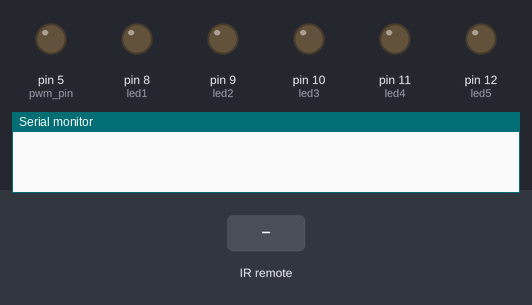
Recording of a sketch running on a simulated Arduino Uno, built with avr-gcc and run on an emulated ATmega328P. Shown: output pins drawn as LEDs (lit = HIGH), the last lines printed to the serial monitor. The inputs (shaded band) are chosen by the test bench. EEPROM starts erased.

Above: at 1.2 s.
1.3 s: infrared code 0xFFA25D received
2.8 s: infrared code 0xFFA25D received
At 4.1 s:
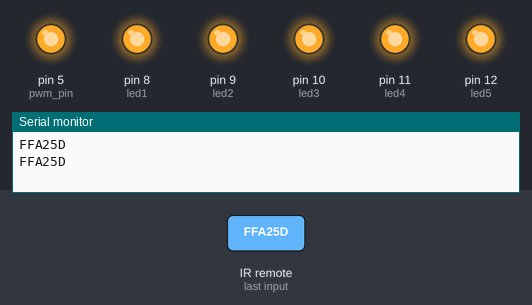
4.4 s: infrared code 0xFF30CF received
At 5.3 s:
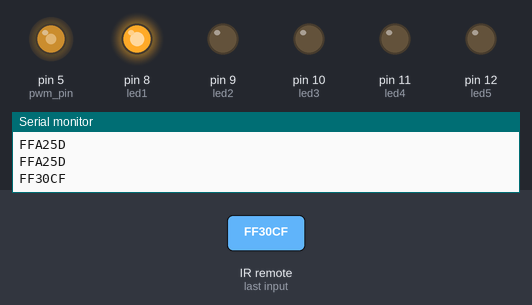
6.0 s: infrared code 0xFF18E7 received
At 6.6 s:
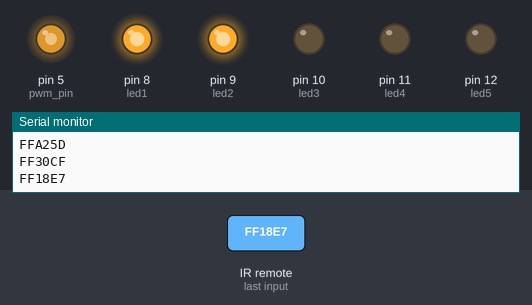
7.6 s: infrared code 0xFF7A85 received
At 8.9 s:
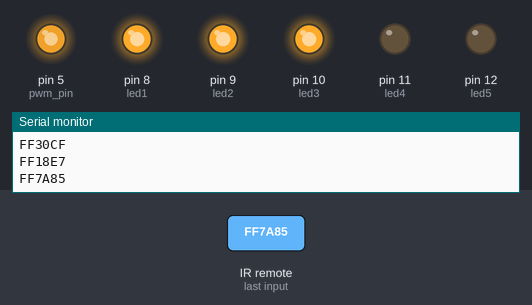
9.2 s: infrared code 0xFF10EF received
At 10.3 s:
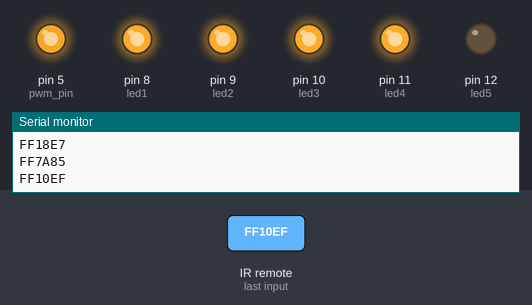
Timing chart, 0 to 11.8 s (numbered marks = the images above; inputs shaded):
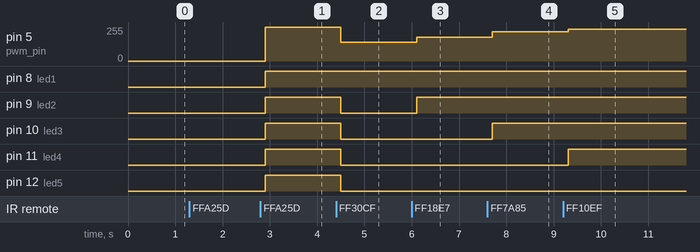

Measured:
- after the input at 2.8 s, pin 5 (pwm_pin): 0/255 → 255/255 after 0.11 s; pin 8 (led1), pin 9 (led2), pin 10 (led3), pin 11 (led4), pin 12 (led5): LOW → HIGH after 0.11 s
- after the input at 4.4 s, pin 5 (pwm_pin): 255/255 → 140/255 after 0.10 s; pin 9 (led2), pin 10 (led3), pin 11 (led4), pin 12 (led5): HIGH → LOW after 0.10 s
- after the input at 6.0 s, pin 5 (pwm_pin): 140/255 → 180/255 after 0.11 s; pin 9 (led2): LOW → HIGH after 0.11 s
- after the input at 7.6 s, pin 5 (pwm_pin): 180/255 → 220/255 after 0.10 s; pin 10 (led3): LOW → HIGH after 0.10 s
- after the input at 9.2 s, pin 5 (pwm_pin): 220/255 → 240/255 after 0.11 s; pin 11 (led4): LOW → HIGH after 0.11 s

The sketch:

DC_Fan_Speed_Controller.ino
```cpp
#include <IRremote.h>
#include <EEPROM.h>
const int RECV_PIN=A0;
IRrecv irrecv(RECV_PIN);
decode_results results;

#define pwm_pin 5 // PWM Pin Out

#define led1 8  // LED1 Pin Out
#define led2 9  // LED2 Pin Out
#define led3 10 // LED3 Pin Out
#define led4 11 // LED4 Pin Out
#define led5 12 // LED5 Pin Out

int duty_cycle;
int mode;

void setup(){
  Serial.begin(9600);

  pinMode(pwm_pin, OUTPUT);

  pinMode(led1, OUTPUT);
  pinMode(led2, OUTPUT);
  pinMode(led3, OUTPUT);
  pinMode(led4, OUTPUT);
  pinMode(led5, OUTPUT);

  irrecv.enableIRIn(); // Start the receiver
  irrecv.blink13(true);

mode = EEPROM.read(1);
duty_cycle = EEPROM.read(2);
}

void loop() {

if(irrecv.decode(&results)){
   Serial.println(results.value,HEX);

     if(results.value==0xFFA25D){ mode = mode+1;
if(mode>1){mode=0;}
EEPROM.write(1, mode);
}

else if(results.value==0xFF30CF){ duty_cycle=140;
EEPROM.write(2, duty_cycle);
}

else if(results.value==0xFF18E7){ duty_cycle=180;
EEPROM.write(2, duty_cycle);
}

else if(results.value==0xFF7A85){ duty_cycle=220;
EEPROM.write(2, duty_cycle);
}

else if(results.value==0xFF10EF){ duty_cycle=240;
EEPROM.write(2, duty_cycle);
}

else if(results.value==0xFF38C7){ duty_cycle=255;
EEPROM.write(2, duty_cycle);
}

 irrecv.resume(); // Receive the next value
 delay(100);
 }

if(mode==1){

if(duty_cycle==140){
digitalWrite(led1, HIGH);
digitalWrite(led2, LOW);
digitalWrite(led3, LOW);
digitalWrite(led4, LOW);
digitalWrite(led5, LOW);
}

if(duty_cycle==180){
digitalWrite(led1, HIGH);
digitalWrite(led2, HIGH);
digitalWrite(led3, LOW);
digitalWrite(led4, LOW);
digitalWrite(led5, LOW);
}

if(duty_cycle==220){
digitalWrite(led1, HIGH);
digitalWrite(led2, HIGH);
digitalWrite(led3, HIGH);
digitalWrite(led4, LOW);
digitalWrite(led5, LOW);
}

if(duty_cycle==240){
digitalWrite(led1, HIGH);
digitalWrite(led2, HIGH);
digitalWrite(led3, HIGH);
digitalWrite(led4, HIGH);
digitalWrite(led5, LOW);
}

if(duty_cycle==255){
digitalWrite(led1, HIGH);
digitalWrite(led2, HIGH);
digitalWrite(led3, HIGH);
digitalWrite(led4, HIGH);
digitalWrite(led5, HIGH);
}

analogWrite(pwm_pin, duty_cycle);
}else{
digitalWrite(pwm_pin, LOW);

digitalWrite(led1, LOW);
digitalWrite(led2, LOW);
digitalWrite(led3, LOW);
digitalWrite(led4, LOW);
digitalWrite(led5, LOW);
}

delay(10);
}
```
